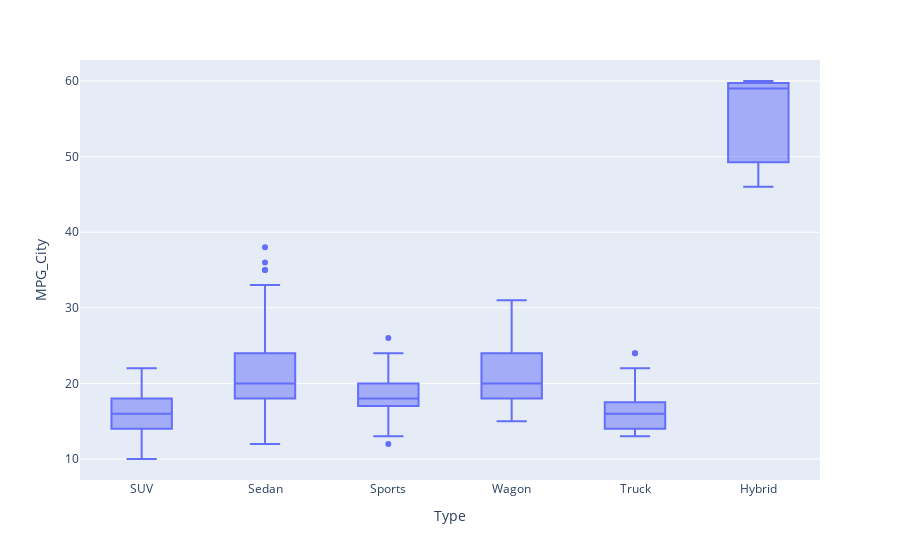

Notebook code for this chart:
### Markdown cell above
- En este gráfico podemos ver la distribución de los vehículos por marca, en función de las millas que recorren por galón. Para el caso de cajas más pequeñas, podemos concluir que los vehículos de estas marcas tienden a recorrer las mismas distancias. Pero en el caso de Honda, por ejemplo, podemos ver que sus vehículos no siguen una tendencia en las millas que recorren, lo que hace que el gráfico se vea tan estirado.

### Code cell
fig = px.box(df,x= "Type",y = "MPG_City")
fig.show()

### Figure 1 — Plotly figure (JSON) as saved in the notebook; plotly's stock layout.template omitted (floating-point values rounded to 4 significant figures; data arrays with more than 128 entries replaced by an {"elided": "..."} marker saying what was removed)
{"data": [{"alignmentgroup": "True", "hovertemplate": "Type=%{x}<br>MPG_City=%{y}<extra></extra>", "legendgroup": "", "marker": {"color": "#636efa"}, "name": "", "notched": false, "offsetgroup": "", "orientation": "v", "showlegend": false, "type": "box", "x": {"elided": "428 str values"}, "x0": " ", "xaxis": "x", "y": {"elided": "428 int values"}, "y0": " ", "yaxis": "y"}], "layout": {"boxmode": "group", "legend": {"tracegroupgap": 0}, "margin": {"t": 60}, "xaxis": {"anchor": "y", "domain": [0, 1], "title": {"text": "Type"}}, "yaxis": {"anchor": "x", "domain": [0, 1], "title": {"text": "MPG_City"}}}}
